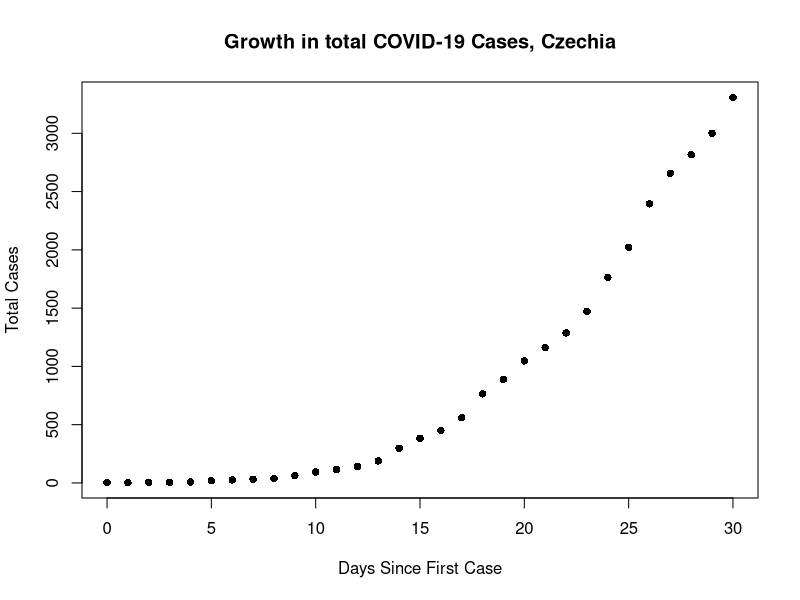
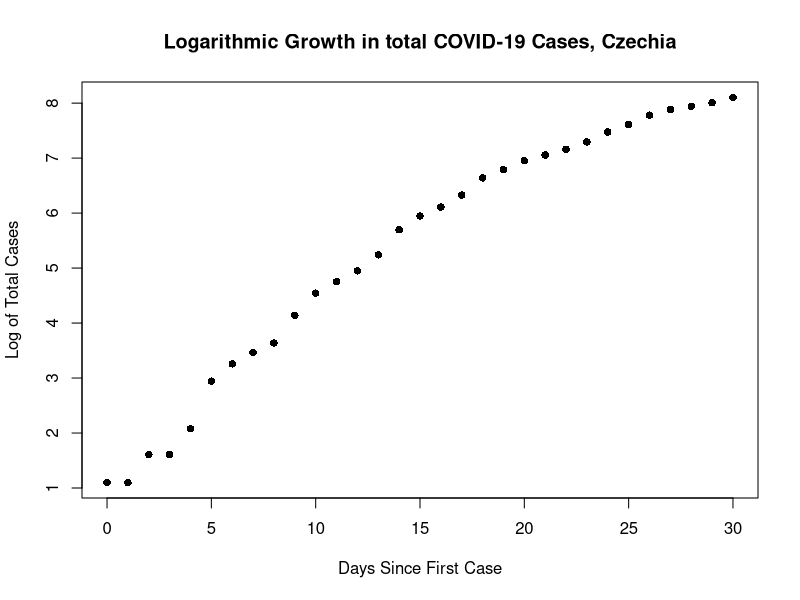
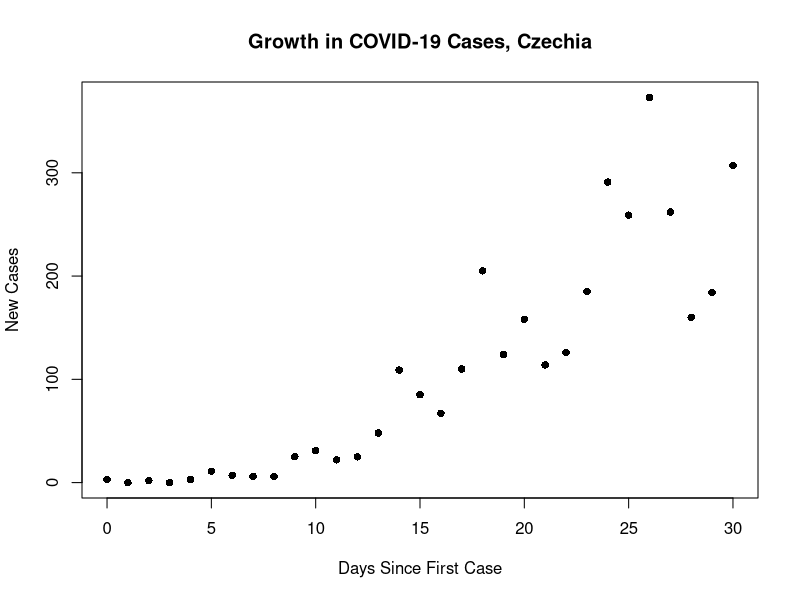
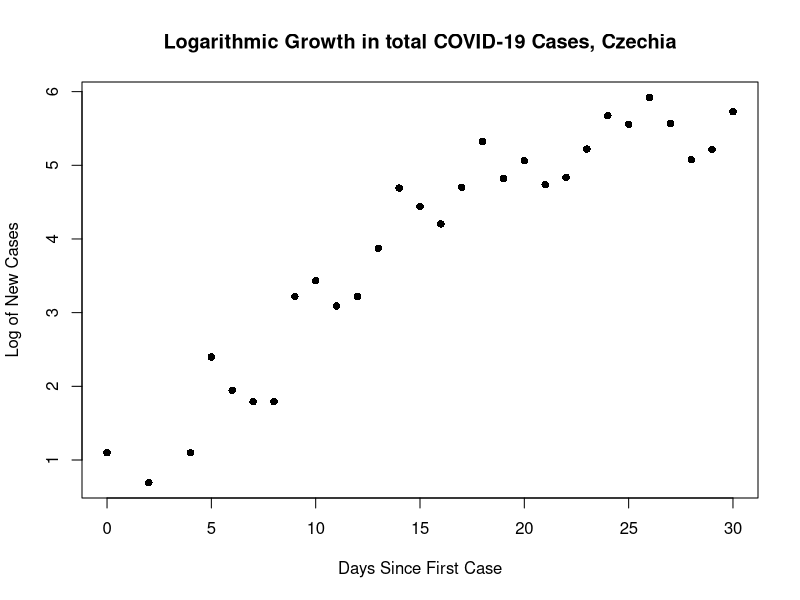

Generate these figures, in order, with R: (Note: this script raises an error after producing the figures.)
#### 1 - PREPARE WORKSPACE ####

# Install packages
#install.packages("dplyr")

# Access libraries
library(dplyr)

# Load in Czech COVID-19 case data
df <- read.csv("czech_cases.csv")


#### 2 - CLEAN DATA ####

# Specify date column as date data type
df$date <- as.Date(df$date)

# Specify cases as numeric
df$total_cases <- as.numeric(df$total_cases)

# Create column for days since first case
df$days_since_first_case <- df$date - as.Date("2020-03-01")

# Specify days since first case as numeric
df$days_since_first_case <- as.numeric(df$days_since_first_case)

# Create column for new cases
df$new_cases <- df$total_cases - lag(df$total_cases, default = first(df$total_cases))

# Remove data before first cases
df <- subset(df, days_since_first_case >= 0)


#### 3 - EXPLORE DATA ####

# Visualize total cases normally
plot(df$days_since_first_case, df$total_cases, pch=16,
     main='Growth in total COVID-19 Cases, Czechia',
     xlab='Days Since First Case',
     ylab='Total Cases')

# Visualize total cases logarithmically
plot(df$days_since_first_case, log(df$total_cases), pch=16,
     main='Logarithmic Growth in total COVID-19 Cases, Czechia',
     xlab='Days Since First Case',
     ylab='Log of Total Cases')

# Visualize change in cases normally
plot(df$days_since_first_case, df$new_cases, pch=16,
     main='Growth in COVID-19 Cases, Czechia',
     xlab='Days Since First Case',
     ylab='New Cases')

# Visualize change in cases logarithmically
plot(df$days_since_first_case, log(df$new_cases), pch=16,
     main='Logarithmic Growth in total COVID-19 Cases, Czechia',
     xlab='Days Since First Case',
     ylab='Log of New Cases')


#### 4 - MODEL GROWTH ####

# Create exponential model of all cases
model <- lm(log(df$days_since_first_case) ~ df$total_cases)
summary(model)

# Find overall doubling period
model <- lm(data=df, log(total_cases) ~ days_since_first_case)
summary(model)
d <- log10(2)/summary(model)$coefficients[2]
cat("Doubling Period:", d)

# Find doubling period before policy
df_before <- subset(df, date < "2020-03-19")
model_before <- lm(data=df_before, log(total_cases) ~ days_since_first_case)
summary(model_before)
d_before <- log10(2)/summary(model_before)$coefficients[2]
cat("Doubling Period:", d_before)

# Find doubling period after policy
df_after <- subset(df, date >= "2020-03-19")
model_after <- lm(data=df_after, log(total_cases) ~ days_since_first_case)
summary(model_after)
d_after <- log10(2)/summary(model_after)$coefficients[2]
cat("Doubling Period:", d_after)


#### 5 - VISUALIZE FINDINGS ####

# Plot data points
par(mgp=c(3.25,1,0), mar=c(5,5,4,2)+0.1)
plot(df$days_since_first_case, df$total_cases, pch=21, cex=1,
     main="Total Reported COVID-19 Cases, Czechia",
     xlab="Days Since First Reported Case",
     ylab="Total Reported Cases",
     yaxt="none")

# Visualize exponential growth before policy
lines(df_before$days_since_first_case, exp(predict(model_before)), lwd=3, col="#990000")

# Visualize exponential growth after policy
lines(df_after$days_since_first_case, exp(predict(model_after)), lwd=3, col="#006699")

# Estimate exponential growth before policy extension
new <- data.frame(days_since_first_case=df$days_since_first_case)
exp(predict(model_before, newdata=new))
lines(df$days_since_first_case, exp(predict(model_before, newdata=new)),
      lwd=3, col="#990000", lty=2)

# Add line to indicate policy
abline(v = 18, lwd=2, lty=2)

# Add legend
legend(1, 3100, legend=c("Growth Before Mask Policy", "Growth After Mask Policy"),
       col=c("#990000", "#006699"), lwd=3, cex=0.9)

# Fix y-axis
axis(2, seq(0,3500,500), las=2)


#### 6 - ADDITIONAL CALCULATIONS ####

# Find doubling period after public closures
df_new <- subset(df, date >= "2020-03-14")
model_new <- lm(data=df_new, log(total_cases) ~ days_since_first_case)
summary(model_new)
d_new <- log10(2)/summary(model_new)$coefficients[2]
cat("Doubling Period:", d_new)

# Find doubling period after quarantine
df_new <- subset(df, date >= "2020-03-15")
model_new <- lm(data=df_new, log(total_cases) ~ days_since_first_case)
summary(model_new)
d_new <- log10(2)/summary(model_new)$coefficients[2]
cat("Doubling Period:", d_new)

# Find doubling period before five days after mask policy
df_before_new <- subset(df, date < "2020-03-24")
model_before_new <- lm(data=df_before_new, log(total_cases) ~ days_since_first_case)
summary(model_before_new)
d_before_new <- log10(2)/summary(model_before_new)$coefficients[2]
cat("Doubling Period:", d_before_new)

# Find doubling period after five days after mask policy
df_after_new <- subset(df, date >= "2020-03-24")
model_after_new <- lm(data=df_after_new, log(total_cases) ~ days_since_first_case)
summary(model_after_new)
d_after_new <- log10(2)/summary(model_after_new)$coefficients[2]
cat("Doubling Period:", d_after_new)

# Plot data points
par(mgp=c(3.25,1,0), mar=c(5,5,4,2)+0.1)
plot(df$days_since_first_case, df$total_cases, pch=21, cex=1,
     main="Total Reported COVID-19 Cases, Czechia",
     xlab="Days Since First Reported Case",
     ylab="Total Reported Cases",
     yaxt="none")

# Visualize normal exponential growth
lines(df$days_since_first_case,
      exp(predict(model)), lwd=3, col="#ff9900")

# Add line to indicate policy
abline(v = 23, lwd=2, lty=2)

# Add legend
legend(1, 3100, legend=c("Exponential Case Growth", "5 Days After Mask Policy"),
       col=c("#ff9900", "#000000"), lwd=3:1, lty=1:2, cex=0.9)

# Fix y-axis
axis(2, seq(0,3500,500), las=2)